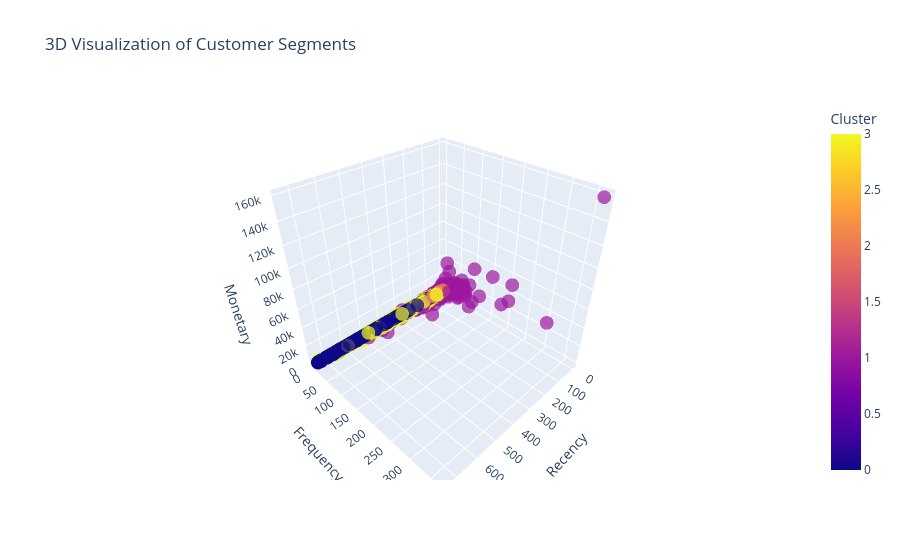

The cell this chart's notebook holds for it:
### Code cell
import plotly.express as px

# Visualisasi 3D menggunakan Plotly (interaktif)
fig = px.scatter_3d(rfm, x='Recency', y='Frequency', z='Monetary',
                    color='Cluster', opacity=0.7,
                    title='3D Visualization of Customer Segments')
fig.show()

### Figure 1 — Plotly figure (JSON) as saved in the notebook; plotly's stock layout.template omitted (floating-point values rounded to 4 significant figures; data arrays with more than 128 entries replaced by an {"elided": "..."} marker saying what was removed)
{"data": [{"hovertemplate": "Recency=%{x}<br>Frequency=%{y}<br>Monetary=%{z}<br>Cluster=%{marker.color}<extra></extra>", "legendgroup": "", "marker": {"color": {"elided": "5654 int values"}, "coloraxis": "coloraxis", "opacity": 0.7, "symbol": "circle"}, "mode": "markers", "name": "", "scene": "scene", "showlegend": false, "type": "scatter3d", "x": {"elided": "5654 int values"}, "y": {"elided": "5654 int values"}, "z": {"elided": "5654 float values"}}], "layout": {"coloraxis": {"colorbar": {"title": {"text": "Cluster"}}, "colorscale": [[0, "#0d0887"], [0.1111, "#46039f"], [0.2222, "#7201a8"], [0.3333, "#9c179e"], [0.4444, "#bd3786"], [0.5556, "#d8576b"], [0.6667, "#ed7953"], [0.7778, "#fb9f3a"], [0.8889, "#fdca26"], [1, "#f0f921"]]}, "legend": {"tracegroupgap": 0}, "scene": {"domain": {"x": [0, 1], "y": [0, 1]}, "xaxis": {"title": {"text": "Recency"}}, "yaxis": {"title": {"text": "Frequency"}}, "zaxis": {"title": {"text": "Monetary"}}}, "title": {"text": "3D Visualization of Customer Segments"}}}
